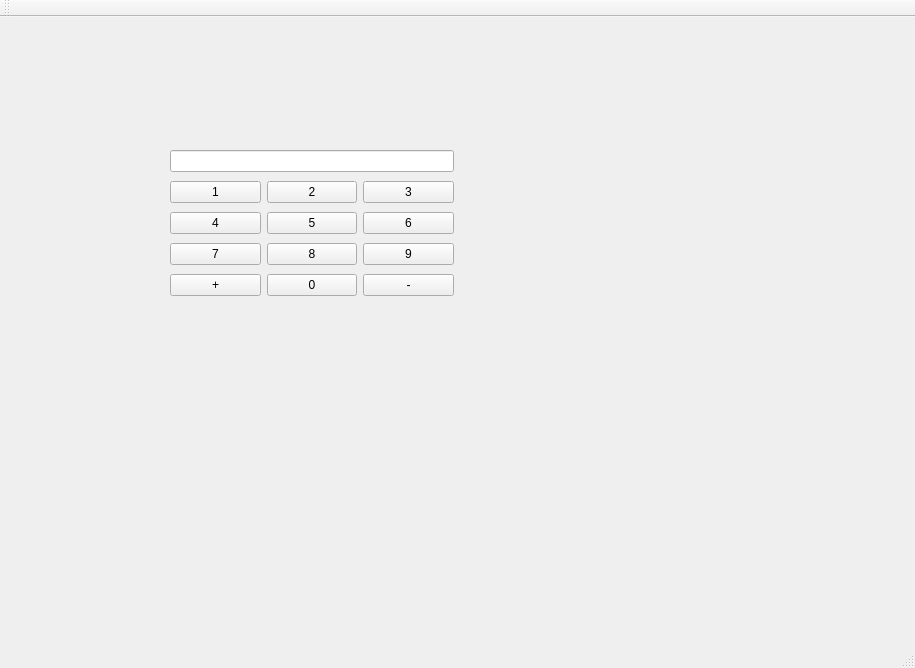
<?xml version="1.0" encoding="UTF-8"?>
<ui version="4.0">
 <class>MainWindow</class>
 <widget class="QMainWindow" name="MainWindow">
  <property name="geometry">
   <rect>
    <x>0</x>
    <y>0</y>
    <width>915</width>
    <height>668</height>
   </rect>
  </property>
  <property name="windowTitle">
   <string>MainWindow</string>
  </property>
  <widget class="QWidget" name="centralwidget">
   <widget class="QWidget" name="gridLayoutWidget">
    <property name="geometry">
     <rect>
      <x>170</x>
      <y>130</y>
      <width>284</width>
      <height>154</height>
     </rect>
    </property>
    <layout class="QGridLayout" name="gridLayout">
     <item row="2" column="0">
      <widget class="QPushButton" name="Button4">
       <property name="text">
        <string>4</string>
       </property>
      </widget>
     </item>
     <item row="3" column="0">
      <widget class="QPushButton" name="Button7">
       <property name="text">
        <string>7</string>
       </property>
      </widget>
     </item>
     <item row="1" column="0">
      <widget class="QPushButton" name="Button1">
       <property name="text">
        <string>1</string>
       </property>
      </widget>
     </item>
     <item row="2" column="1">
      <widget class="QPushButton" name="Button5">
       <property name="text">
        <string>5</string>
       </property>
      </widget>
     </item>
     <item row="1" column="2">
      <widget class="QPushButton" name="Button3">
       <property name="text">
        <string>3</string>
       </property>
      </widget>
     </item>
     <item row="3" column="1">
      <widget class="QPushButton" name="Button8">
       <property name="text">
        <string>8</string>
       </property>
      </widget>
     </item>
     <item row="4" column="2">
      <widget class="QPushButton" name="SubtractionButton">
       <property name="text">
        <string>-</string>
       </property>
      </widget>
     </item>
     <item row="4" column="1">
      <widget class="QPushButton" name="Button0">
       <property name="font">
        <font>
         <weight>50</weight>
         <italic>false</italic>
         <bold>false</bold>
        </font>
       </property>
       <property name="text">
        <string>0</string>
       </property>
      </widget>
     </item>
     <item row="1" column="1">
      <widget class="QPushButton" name="Button2">
       <property name="text">
        <string>2</string>
       </property>
      </widget>
     </item>
     <item row="3" column="2">
      <widget class="QPushButton" name="Button9">
       <property name="text">
        <string>9</string>
       </property>
      </widget>
     </item>
     <item row="4" column="0">
      <widget class="QPushButton" name="AdditionButton">
       <property name="text">
        <string>+</string>
       </property>
      </widget>
     </item>
     <item row="0" column="0" colspan="3">
      <widget class="QLineEdit" name="DisplayNumber">
       <property name="alignment">
        <set>Qt::AlignRight|Qt::AlignTrailing|Qt::AlignVCenter</set>
       </property>
       <property name="readOnly">
        <bool>true</bool>
       </property>
      </widget>
     </item>
     <item row="2" column="2">
      <widget class="QPushButton" name="Button6">
       <property name="text">
        <string>6</string>
       </property>
      </widget>
     </item>
    </layout>
   </widget>
  </widget>
  <widget class="QMenuBar" name="menubar">
   <property name="geometry">
    <rect>
     <x>0</x>
     <y>0</y>
     <width>915</width>
     <height>25</height>
    </rect>
   </property>
  </widget>
  <widget class="QStatusBar" name="statusbar"/>
  <widget class="QToolBar" name="toolBar">
   <property name="windowTitle">
    <string>toolBar</string>
   </property>
   <attribute name="toolBarArea">
    <enum>TopToolBarArea</enum>
   </attribute>
   <attribute name="toolBarBreak">
    <bool>false</bool>
   </attribute>
  </widget>
 </widget>
 <resources/>
 <connections/>
</ui>
